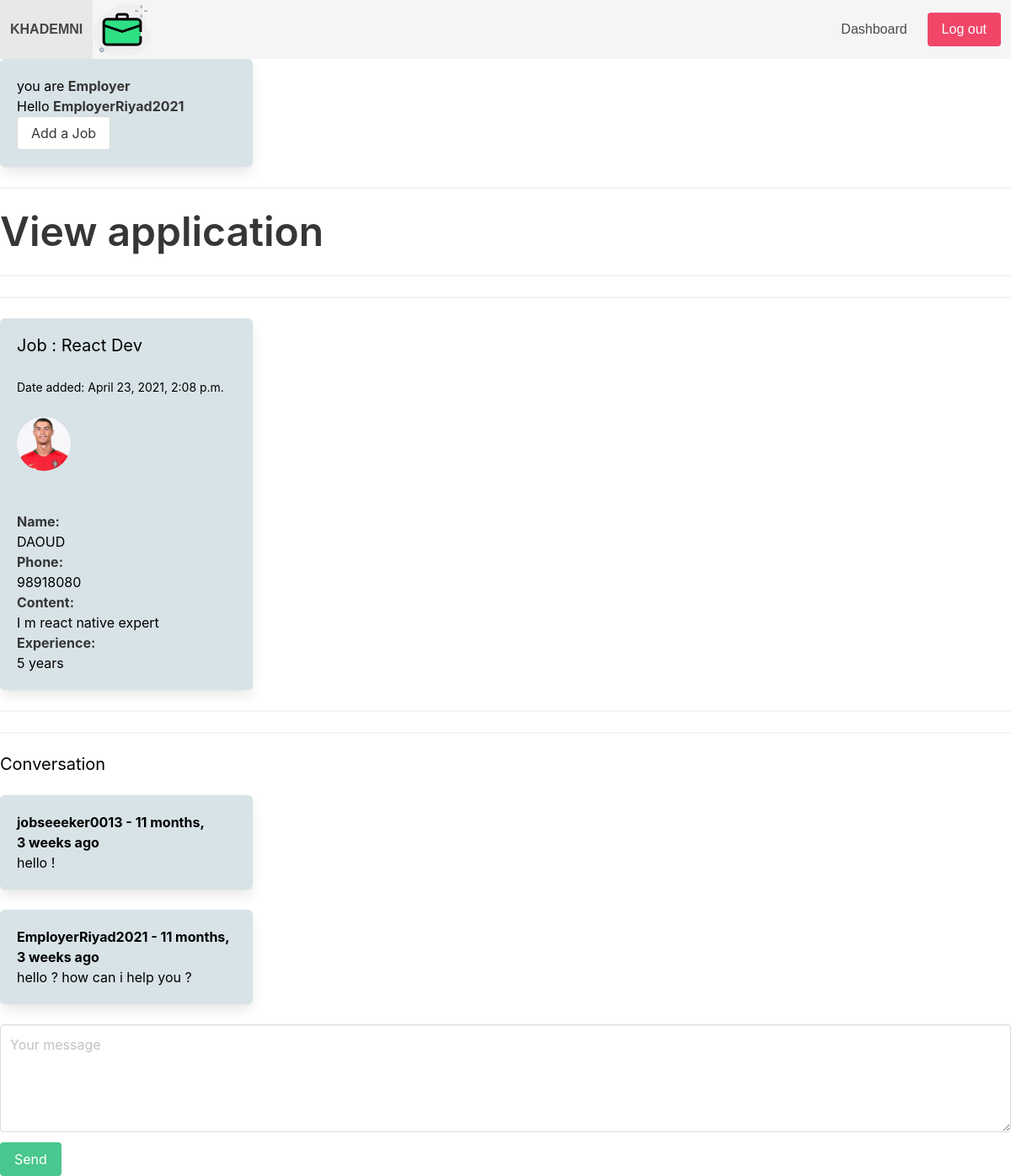
The app's page /dashboard/application/18/ (signed in) with its own data.
### jobs/models.py (models this page shows, shortened)
class Application(models.Model):
    job = models.ForeignKey(Job ,related_name='applications', on_delete=models.CASCADE)
    content = models.TextField()
    experience = models.TextField()
    created_by = models.ForeignKey(User, related_name='applications', on_delete=models.CASCADE)
    created_at = models.DateTimeField(auto_now_add=True)
    full_name = models.CharField(max_length=50)
    phone_number = models.CharField(max_length=10)
    image = models.ImageField(upload_to='Jobseeker')

class Job(models.Model):
    title = models.CharField(max_length=255)
    show_description = models.TextField()
    long_desctiption = models.TextField(blank=True , null=True)
    created_by = models.ForeignKey(User, related_name='jobs', on_delete=models.CASCADE)
    created_at = models.DateTimeField(auto_now_add=True)
    change_at = models.DateTimeField(auto_now=True)

### userprofile/models.py (models this page shows)
class ConversationMessage(models.Model):
    application=models.ForeignKey(Application,related_name='conversationmessages', on_delete=models.CASCADE)
    content = models.TextField()
    created_by = models.ForeignKey(User,related_name='conversationmessages', on_delete=models.CASCADE)
    created_at = models.DateTimeField(auto_now_add=True)
    class Meta:
        ordering = ['created_at']

### userprofile/views.py (the view)
# urls.py: path('application/<int:application_id>/', views.view_application, name= 'view_application'),
@login_required
def view_application(request, application_id):
        if request.user.userprofile.is_employer:
            application =get_object_or_404(Application,pk=application_id ,job__created_by= request.user)
        else :
         application =get_object_or_404(Application,pk=application_id ,created_by= request.user)
        if request.method == 'POST':
            content = request.POST.get('content')
            if content :
                conversationmessage = ConversationMessage.objects.create(application= application , content= content ,created_by = request.user)
                return redirect('view_application', application_id= application_id)
        context={'application': application }
        return render(request, 'userprofile/view_application.html', context)

### userprofile/templates/userprofile/view_application.html (shortened to what this page needs)
{% extends 'core/base.html' %}
{% load static %}
{% block content %}
<hr>
<p class="title is-1 is-spaced"> View application</p>
<hr>
<hr>
        <div class="box">
        <div>
        <h2 class="subtitle"> Job : {{ application.job.title }}</h2>
        <small>Date added: {{ application.created_at }}</small>
        </div>
<br>
            {% if application.image %}
            <figure class="image is-64x64">
             <img class="is-rounded"   src="{{ application.image.url}}" alt="connect">
            </figure>
            {% else %}
                no image
            {% endif %}
<br><br>
    <p><strong>Name: </strong><br>{{ application.full_name }}</p>
    <p><strong>Phone: </strong><br>{{ application.phone_number }}</p>
    <p><strong>Content: </strong><br>{{ application.content }}</p>
    <p><strong>Experience: </strong><br>{{ application.experience }}</p>
        </div>
<hr>
<hr>
    <h2 class="subtitle">Conversation</h2>
 {% for message in application.conversationmessages.all %}
<div class="box">
  <b>{{ message.created_by.username }} - {{ message.created_at|timesince }} ago</b><br>
            {{ message.content }}
</div>
    {% empty %}
        <p>No messages yet...</p>
        <hr>
    {% endfor %}
    <form method="post" action=".">
        <div class="field">
            <div class="control">
                <textarea class="textarea" placeholder="Your message" name="content" id="id_content"></textarea>
            </div>
        </div>
        <div class="field">
            <div class="control">
                <button class="button is-success">Send</button>
            </div>
        </div>
    </form>
{% endblock %}

### core/templates/core/base.html (shortened to what this page needs)
<!DOCTYPE html>
{% load static %}
<html lang="en">
<head>
        <link rel="stylesheet" href="https://cdn.jsdelivr.net/npm/bulma@0.9.0/css/bulma.min.css">
</head>
<body>
    <nav class="navbar is-light">
            <div class="navbar-brand">
                <a href="{% url 'frontpage' %}" class="navbar-item"> <strong>  KHADEMNI  </strong></a>
                  <img  class="resize" src="{% static '/images/job.png' %}">
            </div>
        <div class="navbar-menu">
            <div class="navbar-end">
                {% if request.user.is_authenticated %}
                        <a href="{% url 'dashboard' %}" class="navbar-item">Dashboard</a>
                {% endif %}
                <div class="navbar-item">
                    <div class="buttons">
                         {% if request.user.is_authenticated %}
                        <a href="{% url 'logout' %}" class="button is-danger">Log out</a>
                         {% else %}
                        <a href=  "{% url 'signup' %}" class="button is-success"> <strong> Sign up </strong> </a>
                        <a href=  "{% url 'login' %}" class="button is-light"> <strong> Log in </strong> </a>
                         {% endif %}
                    </div>
                </div>
            </div>
        </div>
    </nav>
    {% if request.user.is_authenticated %}
        {% if user.userprofile.is_employer %}
        <div class="box">
        <div>
        <h2> you are <strong> Employer</strong></h2>
        Hello  <strong> {{request.user.username}}  </strong>
        </div>
        <div class="">
         <a class="button is info"  href="{% url 'job_add'  %}"> Add a Job </a>
        </div>
    </div>
        {% endif %}
{% endif %}
    {% block content %}
    {% endblock %}
</body>
</html>

### core/templates/core/base.html (style rules this page uses)
.resize { width: 70px; height: auto; }
.navbar-item { font-family: Gill Sans, sans-serif ; }
.box { color ; red; }

### userprofile/templates/userprofile/view_application.html (style rules this page uses)
.box { width: 300px; color: black; background-color: #d8e3e7; }
.subtitle { color: black; }
.field { color: black; }

### records on screen
Application: job "React Dev", created_at "April 23, 2021, 2:08 p.m.", image (picture), full_name "DAOUD", phone_number "98918080", content "I m react native expert", experience "5 years"
ConversationMessage: created_by.username "jobseeeker0013", created_at "11 months, 3 weeks", content "hello !"
ConversationMessage: created_by.username "EmployerRiyad2021", created_at "11 months, 3 weeks", content "hello ? how can i help you ?"

### other values on screen
{{ request.user.username }} "EmployerRiyad2021"
